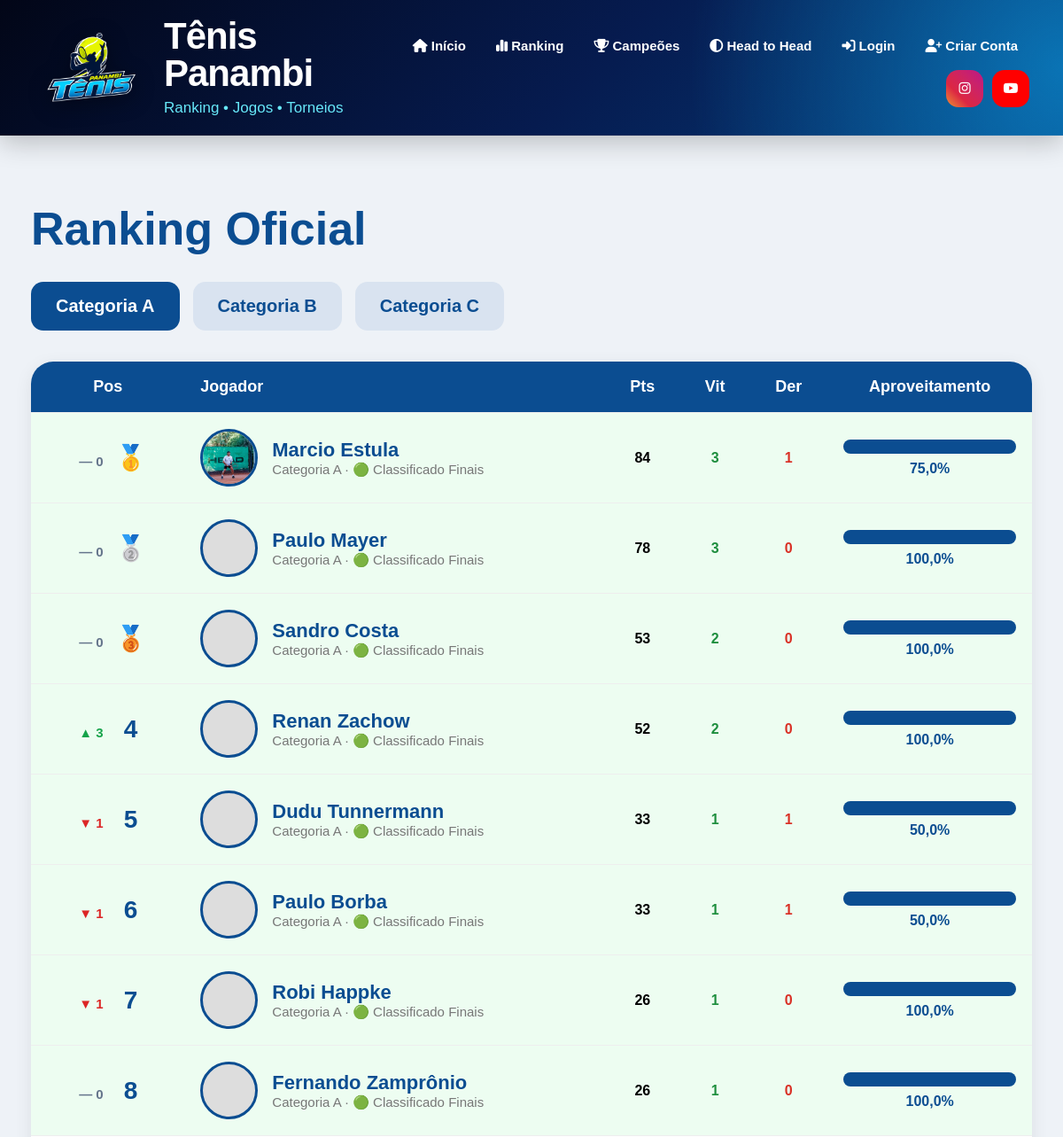
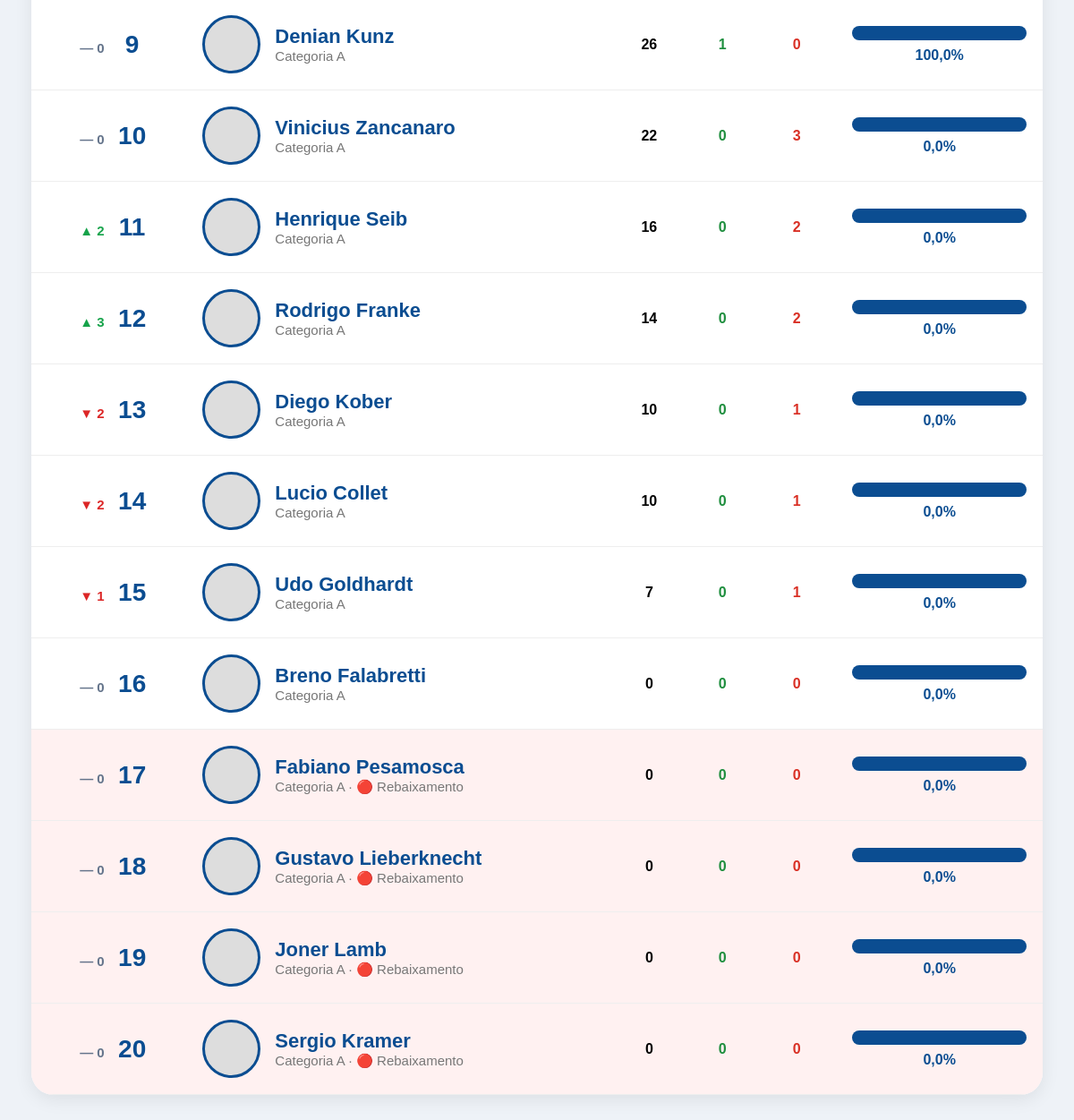
The page /ranking/ on the database its author committed (2 pictures, top to bottom).
### core/models.py (models this page shows, shortened)
class RankingJogador(models.Model):
    torneio = models.ForeignKey(
        Torneio,
        on_delete=models.CASCADE
    )
    categoria = models.ForeignKey(
        CategoriaTorneio,
        on_delete=models.CASCADE
    )
    jogador = models.ForeignKey(
        Jogador,
        on_delete=models.CASCADE
    )
    posicao = models.IntegerField(default=0)
    posicao_anterior = models.IntegerField(default=0)
    pontos = models.IntegerField(default=0)
    pontos = models.IntegerField(default=0)
    vitorias = models.IntegerField(default=0)
    derrotas = models.IntegerField(default=0)
    games_feitos = models.IntegerField(default=0)
    games_sofridos = models.IntegerField(default=0)
    aproveitamento = models.FloatField(default=0)
    posicao = models.IntegerField(default=0)
    status_ranking = models.CharField(
        max_length=30,
        blank=True,
        null=True
    )

class Jogador(models.Model):
    CATEGORIAS = [
        ('A', 'Categoria A'),
        ('B', 'Categoria B'),
        ('C', 'Categoria C'),
    ]
    NIVEIS = [
        ('INICIANTE', 'Iniciante'),
        ('INTERMEDIARIO', 'Intermediário'),
        ('AVANCADO', 'Avançado'),
    ]
    MAOS = [
        ('DIREITA', 'Direita'),
        ('ESQUERDA', 'Esquerda'),
    ]
    BACKHANDS = [
        ('UMA_MAO', '1 mão'),
        ('DUAS_MAOS', '2 mãos'),
    ]
    ESTILOS_JOGO = [
        ('OFENSIVO', 'Ofensivo'),
        ('DEFENSIVO', 'Defensivo'),
        ('ALL_COURT', 'All Court'),
        ('SAQUE_VOLEIO', 'Saque e Voleio'),
    ]
    CLUBES = [
        ('TENIS_PANAMBI', 'Tênis Panambi'),
        ('AABB', 'AABB'),
        ('AFUBRA', 'Afubra'),
        ('OUTRO', 'Outro'),
    ]
    usuario = models.OneToOneField(
        User,
        on_delete=models.SET_NULL,
        null=True,
        blank=True
    )
    nome = models.CharField(max_length=150)
    email = models.EmailField(
        blank=True,
        null=True
    )
    telefone = models.CharField(
        max_length=30,
        blank=True,
        null=True
    )
    cidade = models.CharField(
        max_length=100,
        blank=True,
        null=True
    )
    categoria = models.CharField(
        max_length=1,
        choices=CATEGORIAS,
        blank=True,
        null=True
    )
    nivel = models.CharField(
        max_length=20,
        choices=NIVEIS,
        default='INICIANTE'
    )
    mao_dominante = models.CharField(
        max_length=20,
        choices=MAOS,
        default='DIREITA'
    )
    raquete = models.CharField(
        max_length=100,
        blank=True,
        null=True
    )
    instagram = models.CharField(
        max_length=100,
        blank=True,
        null=True
    )
    foto = models.ImageField(
        upload_to='jogadores/',
        blank=True,
        null=True
    )
    ano_inicio = models.PositiveIntegerField(
        blank=True,
        null=True,
        verbose_name='Ano que começou a jogar'
    )
    clube = models.CharField(
        max_length=30,
        choices=CLUBES,
        blank=True,
        null=True
    )
    backhand = models.CharField(
        max_length=20,
        choices=BACKHANDS,
        blank=True,
        null=True
    )
    estilo_jogo = models.CharField(
        max_length=30,
        choices=ESTILOS_JOGO,
        blank=True,
        null=True
    )
    jogador_favorito = models.CharField(
        max_length=100,
        blank=True,
        null=True
    )
    frase_pessoal = models.CharField(
        max_length=200,
        blank=True,
        null=True
    )
    jogos_historicos = models.IntegerField(default=0)
    vitorias_historicas = models.IntegerField(default=0)
    derrotas_historicas = models.IntegerField(default=0)
    titulos_cd = models.IntegerField(default=0)
    vice_cd = models.IntegerField(default=0)
    semifinal_cd = models.IntegerField(default=0)
    ativo = models.BooleanField(default=False)
    criado_em = models.DateTimeField(auto_now_add=True)
    class Meta:
        ordering = ['categoria', 'nome']

class CategoriaTorneio(models.Model):
    CATEGORIAS = [
        ('A', 'Categoria A'),
        ('B', 'Categoria B'),
        ('C', 'Categoria C'),
    ]
    torneio = models.ForeignKey(
        Torneio,
        on_delete=models.CASCADE,
        related_name='categorias'
    )
    categoria = models.CharField(
        max_length=1,
        choices=CATEGORIAS
    )
    quantidade_jogadores = models.IntegerField(default=20)
    classificados_finais = models.IntegerField(default=8)
    promovidos = models.IntegerField(default=0)
    rebaixados = models.IntegerField(default=0)
    melhores_resultados = models.IntegerField(default=10)
    max_jogos_por_rodada = models.IntegerField(default=2)
    rodadas_contabilizadas = models.IntegerField(
    default=10
)

### core/views.py (the view)
def ranking(request):
    torneio_ativo = Torneio.objects.filter(
        ativo=True
    ).order_by(
        '-ano',
        '-edicao',
        '-id'
    ).first()
    if not torneio_ativo:
        ranking_a = []
        ranking_b = []
        ranking_c = []
    else:
        ranking_a = RankingJogador.objects.filter(
            torneio=torneio_ativo,
            categoria__categoria='A'
        ).order_by('posicao')
        ranking_b = RankingJogador.objects.filter(
            torneio=torneio_ativo,
            categoria__categoria='B'
        ).order_by('posicao')
        ranking_c = RankingJogador.objects.filter(
            torneio=torneio_ativo,
            categoria__categoria='C'
        ).order_by('posicao')
    def aplicar_variacao(lista):
        for r in lista:
            r.variacao_posicao = 0
            r.direcao_posicao = 'igual'
            if r.posicao_anterior and r.posicao_anterior > 0:
                if r.posicao < r.posicao_anterior:
                    r.variacao_posicao = r.posicao_anterior - r.posicao
                    r.direcao_posicao = 'subiu'
                elif r.posicao > r.posicao_anterior:
                    r.variacao_posicao = r.posicao - r.posicao_anterior
                    r.direcao_posicao = 'desceu'
        return lista
    ranking_a = aplicar_variacao(list(ranking_a))
    ranking_b = aplicar_variacao(list(ranking_b))
    ranking_c = aplicar_variacao(list(ranking_c))
    return render(
        request,
        'ranking/lista.html',
        {
            'torneio_ativo': torneio_ativo,
            'ranking_a': ranking_a,
            'ranking_b': ranking_b,
            'ranking_c': ranking_c,
        }
    )

### core/templates/ranking/lista.html (shortened to what this page needs)
{% extends 'base/base.html' %}
{% block content %}
<div class="ranking-page">
    <h1 class="ranking-title">
        Ranking Oficial
    </h1>
    <div class="ranking-tabs">
        <button onclick="mostrarCategoria('A')" id="btnA">
            Categoria A
        </button>
        <button onclick="mostrarCategoria('B')" id="btnB">
            Categoria B
        </button>
        <button onclick="mostrarCategoria('C')" id="btnC">
            Categoria C
        </button>
    </div>
    <div id="rankingA">
        {% include 'ranking/tabela.html' with ranking=ranking_a %}
    </div>
</div>
{% endblock %}

### core/templates/ranking/tabela.html (shortened to what this page needs)
<div class="ranking-box">
    <table class="ranking-table">
        <tr class="header">
            <th style="text-align:center;">Pos</th>
            <th style="text-align:left;">Jogador</th>
            <th style="text-align:center;">Pts</th>
            <th style="text-align:center;">Vit</th>
            <th style="text-align:center;">Der</th>
            <th style="text-align:center;">Aproveitamento</th>
        </tr>
        {% for r in ranking %}
        <tr
        {% if r.categoria.categoria != 'A' and r.posicao <= 2 %}
            style="background:#e8f1ff;"
        {% elif r.posicao <= 8 %}
            style="background:#edfdf1;"
        {% elif r.status_ranking == 'REBAIXADO' %}
            style="background:#fff1f1;"
        {% endif %}
        >
            <td class="pos-cell">
                <div style="
                display:flex;
                align-items:center;
                justify-content:center;
                gap:10px;
                ">
                    <div style="width:42px;text-align:right;">
                        {% if r.posicao_anterior > 0 %}
                            {% if r.direcao_posicao == 'subiu' %}
                                <span style="color:#16a34a;font-size:15px;font-weight:900;">
                                    ▲ {{ r.variacao_posicao }}
                                </span>
                            {% elif r.direcao_posicao == 'desceu' %}
                                <span style="color:#dc2626;font-size:15px;font-weight:900;">
                                    ▼ {{ r.variacao_posicao }}
                                </span>
                            {% else %}
                                <span style="color:#64748b;font-size:15px;font-weight:900;">
                                    — 0
                                </span>
                            {% endif %}
                        {% endif %}
                    </div>
                    <div style="
                    min-width:42px;
                    text-align:center;
                    font-size:28px;
                    font-weight:900;
                    color:#0b4d91;
                    ">
                        {% if r.posicao == 1 %}
                            🥇
                        {% elif r.posicao == 2 %}
                            🥈
                        {% elif r.posicao == 3 %}
                            🥉
                        {% else %}
                            {{ r.posicao }}
                        {% endif %}
                    </div>
                </div>
            </td>
            <td>
                <div class="ranking-player">
                    {% if r.jogador.foto %}
                        <img src="{{ r.jogador.foto.url }}" class="ranking-photo">
                    {% else %}
                        <div class="ranking-photo"></div>
                    {% endif %}
                    <div>
                        <div class="ranking-name">
                            {{ r.jogador.nome }}
                        </div>
                        <div class="ranking-sub">
                            Categoria {{ r.categoria.categoria }}
                            {% if r.categoria.categoria != 'A' and r.posicao <= 2 %}
                                {% if r.categoria.categoria == 'B' %}
                                    · 🔵 Acesso Cat. A
                                {% elif r.categoria.categoria == 'C' %}
                                    · 🔵 Acesso Cat. B
                                {% endif %}
                            {% elif r.posicao <= 8 %}
                                · 🟢 Classificado Finais
                            {% elif r.status_ranking == 'REBAIXADO' %}
                                · 🔴 Rebaixamento
                            {% endif %}
                        </div>
                    </div>
                </div>
            </td>
            <td class="center">{{ r.pontos }}</td>
            <td class="center green">{{ r.vitorias }}</td>
            <td class="center red">{{ r.derrotas }}</td>
            <td style="text-align:center;">
                <div class="progress">
                    <div class="progress-bar" style="width:{{ r.aproveitamento }}%;"></div>
                </div>
                <div class="aproveitamento-text">
                    {{ r.aproveitamento }}%
                </div>
            </td>
        </tr>
        {% empty %}
        <tr>
            <td colspan="6" class="empty-ranking">
                Nenhum jogador no ranking desta categoria.
            </td>
        </tr>
        {% endfor %}
    </table>
</div>

### core/templates/base/base.html (style rules this page uses)
* { margin:0; padding:0; box-sizing:border-box; font-family:Arial, Helvetica, sans-serif; }
body { background:#eef2f7; overflow-x:hidden; }
table { width:100%; border-collapse:collapse; }
img { max-width:100%; }

### core/templates/ranking/lista.html (style rules this page uses)
.ranking-page { max-width:1300px; margin:40px auto; }
.ranking-title { font-size:52px; color:#0b4d91; margin-bottom:30px; }
.ranking-tabs { display:flex; gap:15px; margin-bottom:35px; }
.ranking-tabs button { padding:16px 28px; border:none; border-radius:14px; background:#d9e3f0; color:#0b4d91; font-size:20px; font-weight:bold; cursor:pointer; }
#btnA { background:#0b4d91; color:white; }

### core/templates/ranking/tabela.html (style rules this page uses)
.ranking-box { background:white; border-radius:25px; overflow:hidden; box-shadow:0 5px 20px rgba(0,0,0,0.08); }
.ranking-table { width:100%; border-collapse:collapse; }
.ranking-table tr.header { background:#0b4d91; color:white; font-size:18px; }
.ranking-table th, .ranking-table td { padding:18px; border-bottom:1px solid #eee; }
.pos-cell { text-align:center; font-size:28px; font-weight:bold; color:#0b4d91; }
.ranking-player { display:flex; align-items:center; gap:16px; }
.ranking-photo { width:65px; height:65px; border-radius:50%; object-fit:cover; border:3px solid #0b4d91; background:#ddd; }
.ranking-name { font-size:22px; font-weight:bold; color:#0b4d91; }
.ranking-sub { color:#777; font-size:15px; }
.center { text-align:center; font-weight:bold; }
.green { color:#1e8e3e; }
.red { color:#d93025; }
.progress { width:100%; background:#e5e7eb; border-radius:20px; overflow:hidden; height:16px; }
.progress-bar { background:#0b4d91; height:16px; }
.aproveitamento-text { margin-top:8px; font-weight:bold; color:#0b4d91; }

### rows shown on the page
RankingJogador: posicao_anterior "— 0", jogador.foto (picture), jogador.nome "Marcio Estula", categoria.categoria "A", posicao "· 🟢 Classificado Finais", pontos "84", vitorias "3", derrotas "1", aproveitamento "75,0"
RankingJogador: posicao_anterior "— 0", jogador.nome "Paulo Mayer", categoria.categoria "A", posicao "· 🟢 Classificado Finais", pontos "78", vitorias "3", derrotas "0", aproveitamento "100,0"
RankingJogador: posicao_anterior "— 0", jogador.nome "Sandro Costa", categoria.categoria "A", posicao "· 🟢 Classificado Finais", pontos "53", vitorias "2", derrotas "0", aproveitamento "100,0"
RankingJogador: variacao_posicao "3", posicao "4", jogador.nome "Renan Zachow", categoria.categoria "A", shows "· 🟢 Classificado Finais", pontos "52", vitorias "2", derrotas "0", aproveitamento "100,0"
RankingJogador: variacao_posicao "1", posicao "5", jogador.nome "Dudu Tunnermann", categoria.categoria "A", shows "· 🟢 Classificado Finais", pontos "33", vitorias "1", derrotas "1", aproveitamento "50,0"
RankingJogador: variacao_posicao "1", posicao "6", jogador.nome "Paulo Borba", categoria.categoria "A", shows "· 🟢 Classificado Finais", pontos "33", vitorias "1", derrotas "1", aproveitamento "50,0"
RankingJogador: variacao_posicao "1", posicao "7", jogador.nome "Robi Happke", categoria.categoria "A", shows "· 🟢 Classificado Finais", pontos "26", vitorias "1", derrotas "0", aproveitamento "100,0"
RankingJogador: posicao_anterior "— 0", posicao "8", jogador.nome "Fernando Zamprônio", categoria.categoria "A", shows "· 🟢 Classificado Finais", pontos "26", vitorias "1", derrotas "0", aproveitamento "100,0"
RankingJogador: posicao_anterior "— 0", posicao "9", jogador.nome "Denian Kunz", categoria.categoria "A", pontos "26", vitorias "1", derrotas "0", aproveitamento "100,0"
RankingJogador: posicao_anterior "— 0", posicao "10", jogador.nome "Vinicius Zancanaro", categoria.categoria "A", pontos "22", vitorias "0", derrotas "3", aproveitamento "0,0"
RankingJogador: variacao_posicao "2", posicao "11", jogador.nome "Henrique Seib", categoria.categoria "A", pontos "16", vitorias "0", derrotas "2", aproveitamento "0,0"
RankingJogador: variacao_posicao "3", posicao "12", jogador.nome "Rodrigo Franke", categoria.categoria "A", pontos "14", vitorias "0", derrotas "2", aproveitamento "0,0"
RankingJogador: variacao_posicao "2", posicao "13", jogador.nome "Diego Kober", categoria.categoria "A", pontos "10", vitorias "0", derrotas "1", aproveitamento "0,0"
RankingJogador: variacao_posicao "2", posicao "14", jogador.nome "Lucio Collet", categoria.categoria "A", pontos "10", vitorias "0", derrotas "1", aproveitamento "0,0"
RankingJogador: variacao_posicao "1", posicao "15", jogador.nome "Udo Goldhardt", categoria.categoria "A", pontos "7", vitorias "0", derrotas "1", aproveitamento "0,0"
RankingJogador: posicao_anterior "— 0", posicao "16", jogador.nome "Breno Falabretti", categoria.categoria "A", pontos "0", vitorias "0", derrotas "0", aproveitamento "0,0"
RankingJogador: posicao_anterior "— 0", posicao "17", jogador.nome "Fabiano Pesamosca", categoria.categoria "A", status_ranking "· 🔴 Rebaixamento", pontos "0", vitorias "0", derrotas "0", aproveitamento "0,0"
RankingJogador: posicao_anterior "— 0", posicao "18", jogador.nome "Gustavo Lieberknecht", categoria.categoria "A", status_ranking "· 🔴 Rebaixamento", pontos "0", vitorias "0", derrotas "0", aproveitamento "0,0"
RankingJogador: posicao_anterior "— 0", posicao "19", jogador.nome "Joner Lamb", categoria.categoria "A", status_ranking "· 🔴 Rebaixamento", pontos "0", vitorias "0", derrotas "0", aproveitamento "0,0"
RankingJogador: posicao_anterior "— 0", posicao "20", jogador.nome "Sergio Kramer", categoria.categoria "A", status_ranking "· 🔴 Rebaixamento", pontos "0", vitorias "0", derrotas "0", aproveitamento "0,0"
